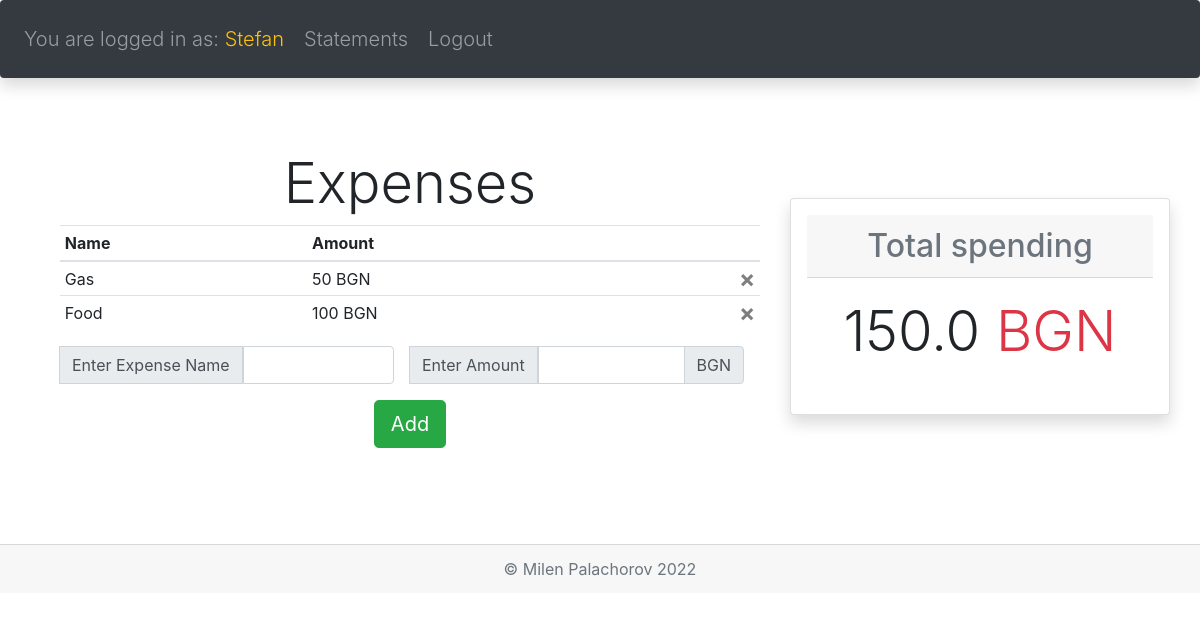
The app's page /home (signed in) with its own data.
### financetracker/models.py (models this page shows)
class User(db.Model, UserMixin):
    id = db.Column(db.Integer, primary_key=True)
    email = db.Column(db.String(150), unique=True)
    password = db.Column(db.String(150))
    first_name = db.Column(db.String(150))
    expenses = db.relationship('Expense')

class Expense(db.Model):
    id = db.Column(db.Integer, primary_key=True)
    expense_name = db.Column(db.String(150))
    expense_amount = db.Column(db.String(15))
    user_id = db.Column(db.Integer, db.ForeignKey('user.id'))

### financetracker/views.py (the view, shortened to what this page needs)
@views.route('/home', methods=['GET', 'POST'])
@login_required
def home():
    query = Expense.query.all()
    total = 0
    for expense in query:
        if expense.user_id == current_user.id:
            total += float(expense.expense_amount)
    return render_template('home.html', user=current_user, total=round(total, 3))

### financetracker/__init__.py (called while the page is built)
def create_app():
    app = Flask(__name__)
    app.config['SECRET_KEY'] = 'zHyouxw7ztlfgkUV6RfLYY4pifWvT8CD'
    app.config['SQLALCHEMY_DATABASE_URI'] = f'sqlite:///{DB_NAME}'
    app.config['UPLOAD_FOLDER'] = UPLOAD_FOLDER
    @app.route('/')
    def home():
        return redirect(url_for('views.home'))
    db.init_app(app)
    login_manager = LoginManager()
    login_manager.login_view = 'auth.login'
    login_manager.init_app(app)
    @login_manager.user_loader
    def load_user(id):
        return User.query.get(int(id))
    from .views import views
    from .auth import auth
    app.register_blueprint(views, url_prefix='/')
    app.register_blueprint(auth, url_prefix='/')
    from .models import User
    create_database(app)
    migrate = Migrate(app, db)
    return app

### financetracker/templates/home.html
{% extends 'base.html' %} {% block title %}Home{% endblock %}
{% block content %}
<div class="row">
    <div class="col-md-8">
        <div class="container-fluid">
            <h4 class='display-4' align="center">Expenses</h4>
            <table class="table table-sm table-hover">
                <thead>
                <tr>
                    <th scope="col">Name</th>
                    <th scope="col">Amount</th>
                    <th></th>
                </tr>
                </thead>
                <tbody>
                {% for expense in user.expenses %}
                <tr>
                    <td> {{ expense.expense_name }}</td>
                    <td>{{ expense.expense_amount }} BGN</td>
                    <td><a class="close" href="{{url_for('views.delete',id=expense.id)}}">&times;</a></td>
                </tr>
                {% endfor %}
                </tbody>
            </table>
            <form class="form-group" method="POST">
                <div class="d-flex mb-3">
                    <div class="input-group mr-3">
                        <div class="input-group-append">
                            <span class="input-group-text">Enter Expense Name</span>
                        </div>
                        <input type="text" class="form-control" aria-label="Amount" id="expense_name"
                               name="expense_name">
                    </div>
                    <div class="input-group mr-3">
                        <div class="input-group-append">
                            <span class="input-group-text">Enter Amount</span>
                        </div>
                        <input type="text" class="form-control" aria-label="Amount" id="expense_amount"
                               name="expense_amount">
                        <div class="input-group-append">
                            <span class="input-group-text">BGN</span>
                        </div>
                    </div>
                </div>
                <button type="submit" class="btn btn-success btn-lg d-flex mx-auto mb-5">Add</button>
            </form>
        </div>
    </div>
    <div class="card col-md-4 my-5 mh-100 h-50 d-inline-block shadow p-3 mb-5 bg-body rounded">
        <h2 class="card-header bd-title text-secondary" align="center">Total spending</h2>
        <div class="card-body" align="center">
            <h5 class="card-title display-4">{{ total }} <span class="text-danger">BGN</span></h5>
        </div>
    </div>
</div>
    {% endblock %}

### financetracker/templates/base.html (shortened to what this page needs)
<!DOCTYPE html>
<html lang="en">
<head>
    <link
            rel="stylesheet"
            href="https://stackpath.bootstrapcdn.com/bootstrap/4.4.1/css/bootstrap.min.css"
    />
    <link
            rel="stylesheet"
            href="https://stackpath.bootstrapcdn.com/font-awesome/4.7.0/css/font-awesome.min.css"
    />
</head>
<body>
<nav class="navbar navbar-expand-lg navbar-dark bg-dark shadow p-3 mb-5 bg-body rounded">
    <div class="collapse navbar-collapse" id="navbar">
        <div class="navbar-nav ">
            {% if user.is_authenticated %}
            <a class="nav-item nav-link lead mr-1" id="home" href="/home"> You are logged in as:
                <span class="navbar-item navbar-light bg-light bg-dark text-warning mt-2 mr-auto lead">{{ current_user.first_name }}</span></a>
            <a class="nav-item nav-link lead mr-1" id="statement" href="/statement">Statements</a>
            <a class="nav-item nav-link lead mr-1" id="logout" href="/logout">Logout</a>
            {% else %}
            <a class="nav-item nav-link lead" id="login" href="/login">Login</a>
            <a class="nav-item nav-link lead" id="sign-up" href="/sign-up">Sign-Up</a>
            {% endif %}
        </div>
    </div>
</nav>
<br>
<div class="container">
    {% block content %}
    {% endblock %}
</div>
<div class="card-footer text-muted my-5" align="center">
    &copy; Milen Palachorov 2022
</div>
</body>
</html>

### records on screen
User: first_name "Stefan"
Expense: expense_name "Gas", expense_amount "50"
Expense: expense_name "Food", expense_amount "100"

### other values on screen
{{ total }} "150.0"
